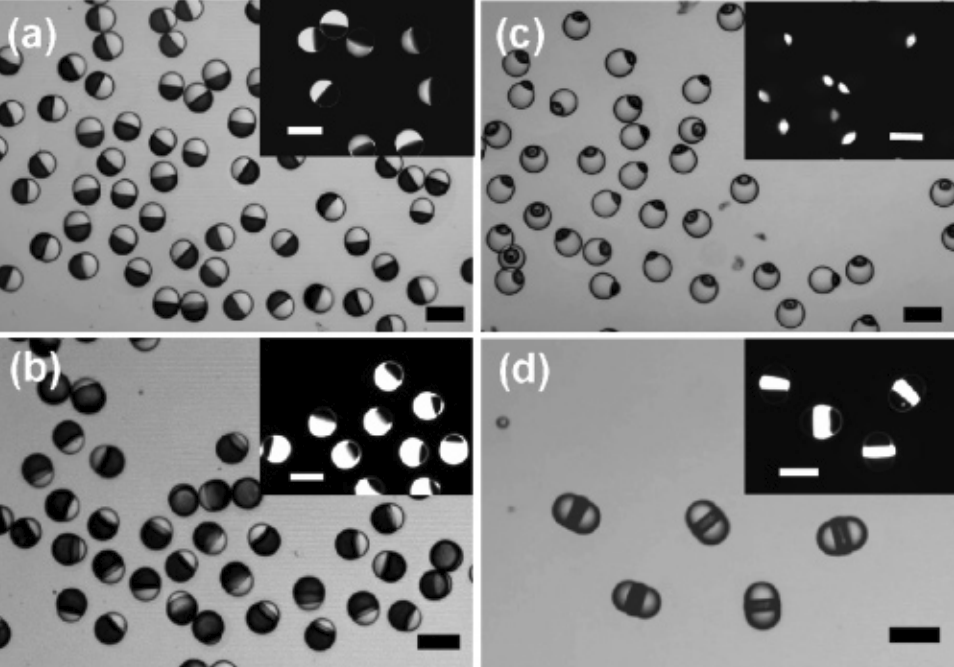
#> input picture 1.png, 954 x 667 px
$ python droplet.py   (older library calls are emulated)
#> lines starting #> are read from the running program, lines starting #| are printed output that depends on the picture; after the words box and inside, x2 and y2 are one past the last pixel; in counts of white or black regions, pixels touching at a corner belong together
import cv2
from matplotlib import pyplot as plt
import numpy as np
import math

MIN_SIZE = 500

def Seg(cont,single_area,canvas_size):
    for conti in cont:
        canvas = np.zeros(canvas_size, np.uint8)
        if cv2.contourArea(conti) > 0.5 * single_area:
            cv2.drawContours(canvas, [conti], 0, 255, cv2.FILLED)
            dist = cv2.distanceTransform(canvas, cv2.DIST_L2, 5)
            _, cores = cv2.threshold(dist, 0.8 * dist.max(), 255, cv2.THRESH_BINARY)
            cores = np.uint8(cores)
            # cv2.imshow('cores',cores)
            # cv2.waitKey(0)
            _, cores_cont, _ = cv2.findContours(cores, cv2.RETR_EXTERNAL, cv2.CHAIN_APPROX_NONE)
            for corei in cores_cont:
                M = cv2.moments(corei)
                if (M['m00'] == 0):
                    continue
                cx = int(M['m10'] / M['m00'])
                cy = int(M['m01'] / M['m00'])

                cv2.circle(canvas,(cx,cy),2,1,-1)

                rou_list = []
                for angle in range(1,360):
                    rou = 2
                    theta = math.radians(angle)
                    while (canvas[int(cy + rou * math.cos(theta))][int(cx + rou * math.sin(theta))] != 0):
                        rou +=1
                    rou_list.extend([rou])

                fft_val = np.fft.fft(rou_list)

                plt.subplot(211),plt.imshow(canvas)
                plt.subplot(212),plt.plot(range(1,360),fft_val)
                plt.show()


img0 = cv2.imread('1.png')
#> img0 is the input picture: shape (667, 954, 3); mean B, G, R 122.7, 122.7, 122.7
im = np.copy(img0)
im2 = np.copy(img0)
img = cv2.cvtColor(img0,cv2.COLOR_BGR2GRAY)
# img = cv2.bilateralFilter(img,9,50,50)
# img = cv2.GaussianBlur(img,(5,5),0)
img = cv2.medianBlur(img,5)
img_edge = cv2.adaptiveThreshold(img,255,cv2.ADAPTIVE_THRESH_MEAN_C,cv2.THRESH_BINARY,5,2)
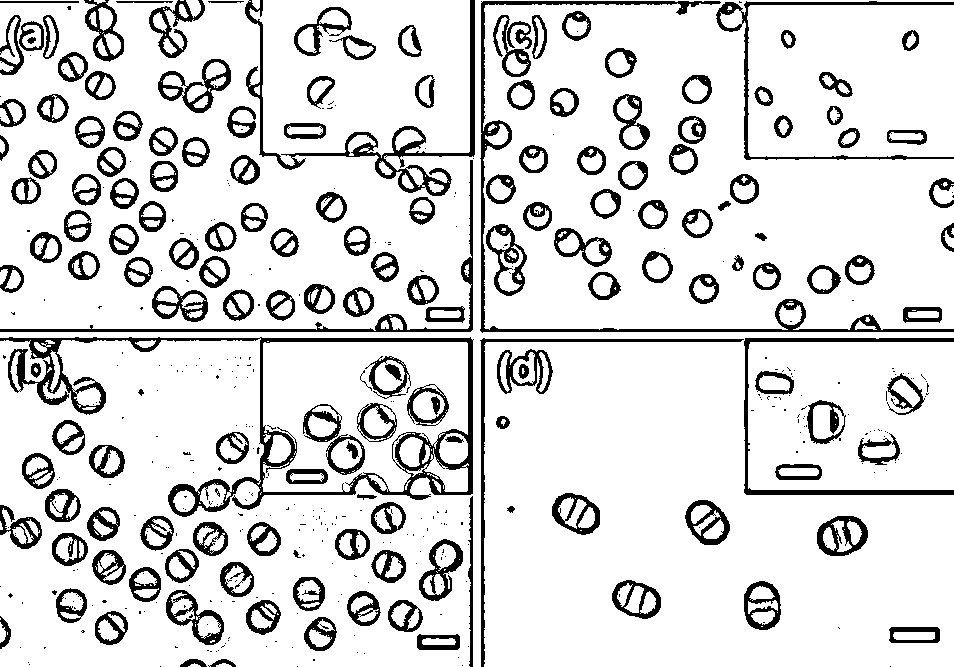
#> img_edge: shape (667, 954); 85.6% white; 488 black regions (320 under 20 px), largest, box (x1, y1, x2, y2) and area: (0, 337, 474, 517) 8864, (480, 1, 954, 333) 4439, (245, 0, 475, 196) 3918
img_sharpened = cv2.bitwise_and(img,img_edge)
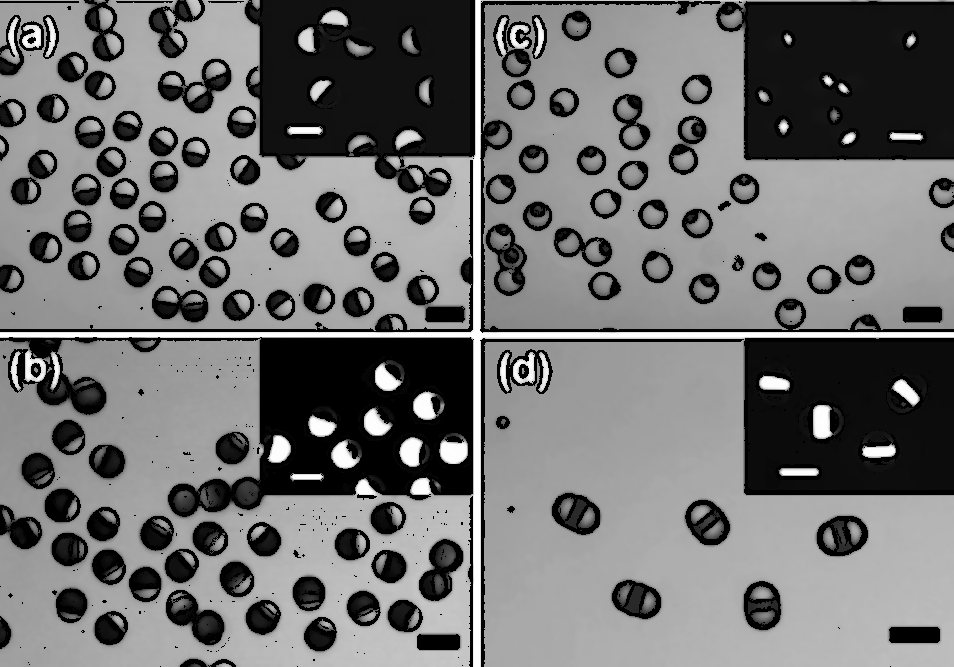
#> img_sharpened: shape (667, 954); min 0, max 255, mean 113.4

# plt.hist(img.ravel(),256,[0,255])
# plt.show()

_,img_binary = cv2.threshold(img_sharpened,120,255,cv2.THRESH_BINARY_INV)
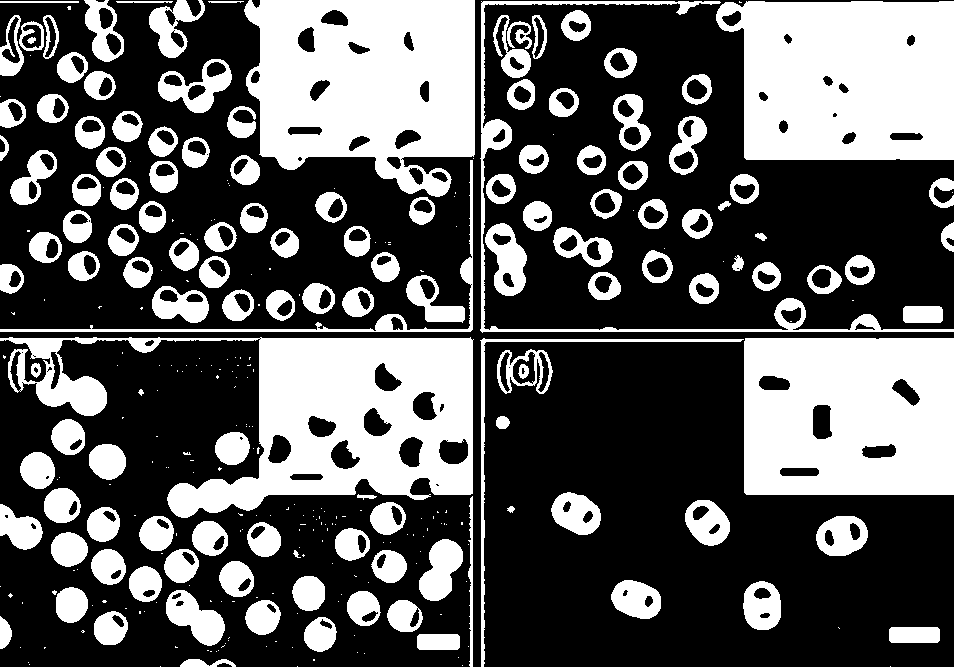
#> img_binary: shape (667, 954); 35.7% white; 323 white regions (190 under 20 px)

_,cont,_= cv2.findContours(img_binary,cv2.RETR_EXTERNAL,cv2.CHAIN_APPROX_NONE)
#> cont = 320 contours, 191 with area under 20; largest, box (x1, y1, x2, y2) and area: (0, 337, 474, 518) 39526, (244, 0, 475, 197) 36036, (716, 1, 954, 160) 33540, (744, 338, 954, 495) 32596, (480, 1, 954, 333) 4248


cont_num = 0
area_list = []
for conti in cont:
    if cv2.contourArea(conti) > MIN_SIZE:
        area_list.extend([cv2.contourArea(conti)])
        cont_num += 1
#> this loop made 320 passes
#> conti on passes 1 to 3: [[890, 666]], [[297, 666]], [[160, 666]]
#> after the loop, area_list = 109 values, max 39526 at index 37, min 533 at index 70, mean 2198.1; cont_num = 109
single_area = np.median(area_list)
#> single_area = 744

droplets = Seg(cont,single_area,img0.shape[0:2])
#> the loop in Seg, `for conti in cont:` made 192 passes
#> after the loop in Seg, `for conti in cont:`:
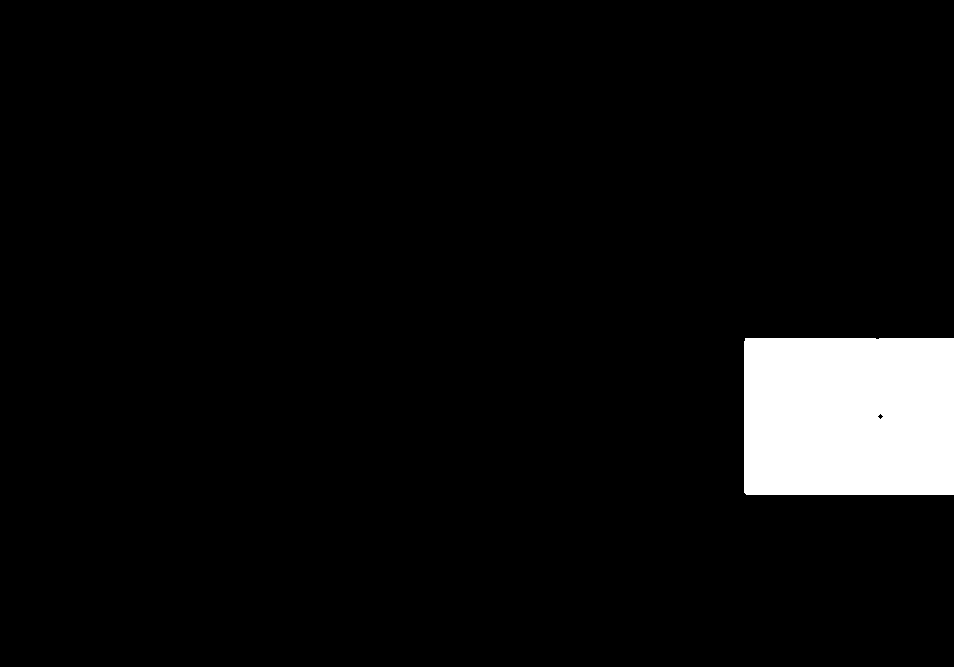
#> canvas: shape (667, 954); min 0, max 255, mean 13.2
#> after the loop in Seg, `for conti in cont:`:
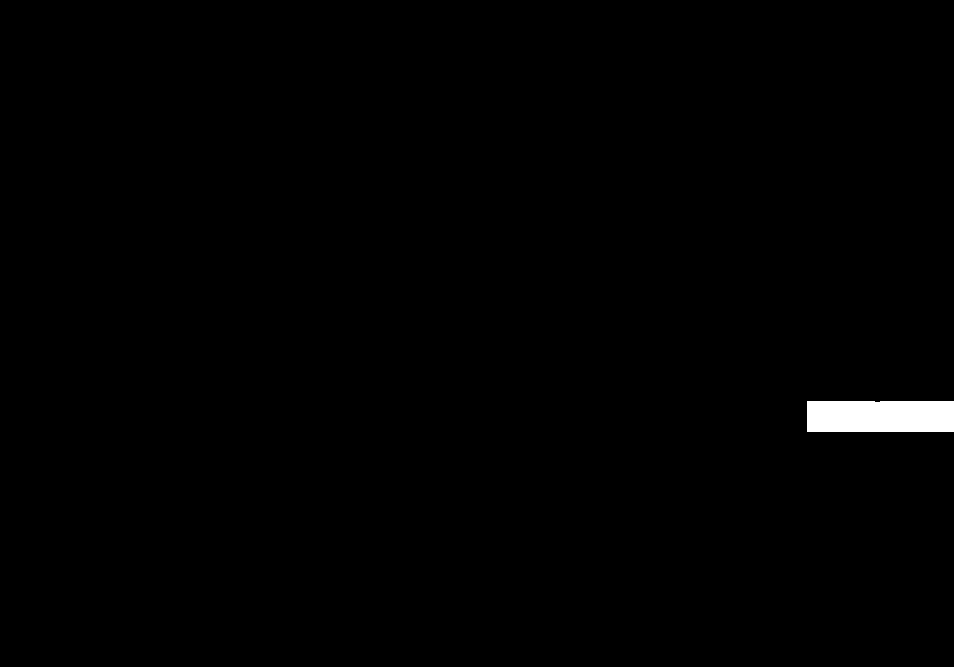
#> cores: shape (667, 954); 0.72% white; 1 white region, box (x1, y1, x2, y2) and area: (807, 401, 954, 432) 4552
#> after the loop in Seg, `for conti in cont:`:
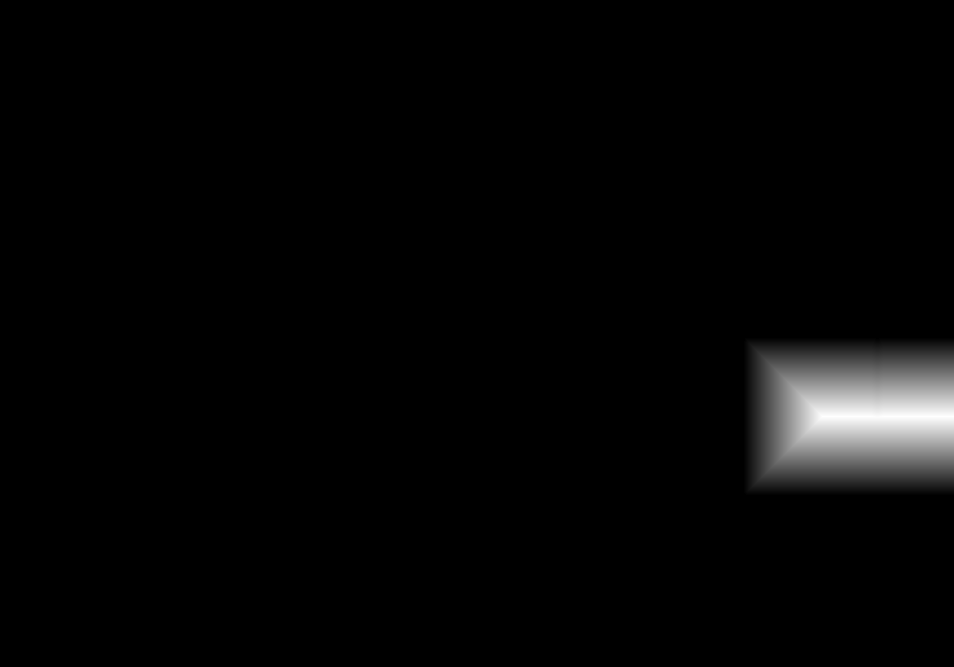
#> dist: shape (667, 954) float32; min 0, max 79, mean 1.8; drawn with min black and max white
#> (the run stopped early here; a loop or call above may not have finished)
